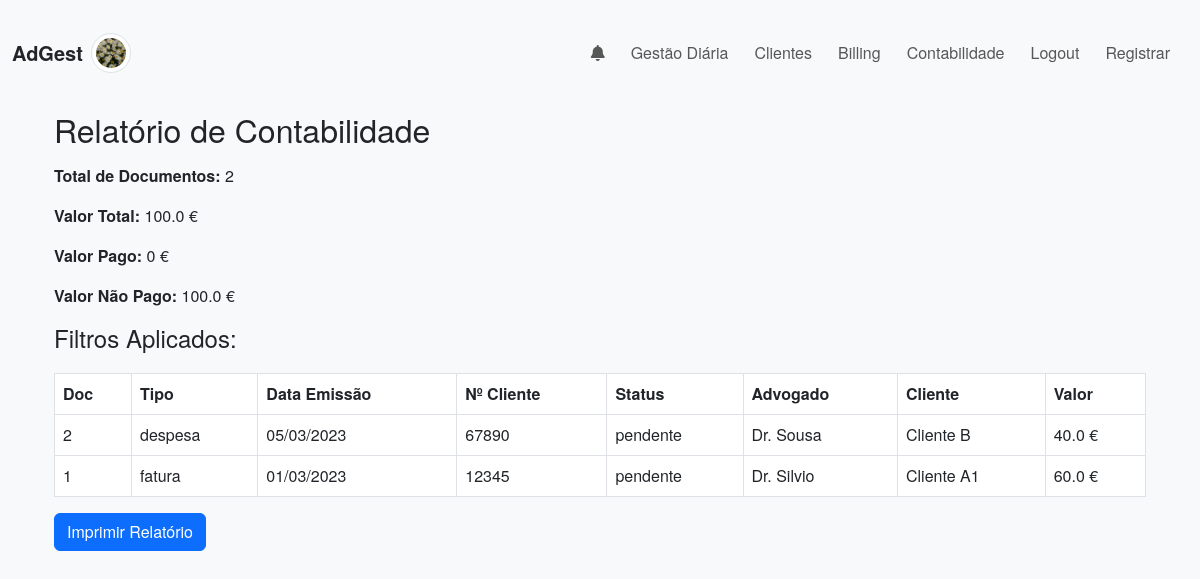
The page /accounting/relatorio_contabilidade (signed in) on the database its author committed.
### app/models.py (models this page shows, shortened)
class User(UserMixin, db.Model):
    __tablename__ = 'users'
    id = db.Column(db.Integer, primary_key=True)
    username = db.Column(db.String(100), unique=True, nullable=False)
    nickname = db.Column(db.String(10), nullable=False)
    email = db.Column(db.String(120), unique=True, nullable=False)
    profile_image = db.Column(db.String(120), default='default.jpg')
    password = db.Column(db.String(200), nullable=False)
    role = db.Column(db.String(50), default='advogado')
    __table_args__ = (db.UniqueConstraint('email', name='uq_users_email'),)

class DocumentoContabilistico(db.Model):
    __tablename__ = 'documentos_contabilisticos'
    id = db.Column(db.Integer, primary_key=True)
    user_id = db.Column(db.Integer, db.ForeignKey('users.id'), nullable=False)
    client_id = db.Column(db.Integer, db.ForeignKey('clients.id'), nullable=False)
    numero = db.Column(db.String(50), nullable=True)
    advogado = db.Column(db.String(100), nullable=True)
    created_at = db.Column(db.DateTime, default=datetime.utcnow)
    data_emissao = db.Column(db.Date, nullable=True)
    tipo = db.Column(db.String(50), nullable=False)  # 'fatura', 'despesa'
    details = db.Column(db.Text)  # Apenas para a descrição do documento
    valor = db.Column(db.Float, nullable=False)
    is_confirmed = db.Column(db.Boolean, default=False)  # Indica se o documento está pago
    status_cobranca = db.Column(db.String(50), default='pendente')
    numero_recibo = db.Column(db.String(50))
    data_vencimento = db.Column(db.Date, nullable=True)  # Campo para data de vencimento
    numero_cliente = db.Column(db.String(50), nullable=True)
    client = db.relationship('Client', backref='documentos_contabilisticos')

class Client(db.Model):
    __tablename__ = 'clients'
    id = db.Column(db.Integer, primary_key=True)
    user_id = db.Column(db.Integer, db.ForeignKey('users.id'), nullable=False)
    name = db.Column(db.String(100), nullable=False)  # unique=True removido
    number_interno = db.Column(db.String(50), nullable=True)
    nif = db.Column(db.String(50), nullable=True)
    address = db.Column(db.String(200), nullable=True)
    email = db.Column(db.String(100), nullable=True)
    telephone = db.Column(db.String(20), nullable=True)
    assuntos = db.relationship('Assunto', backref='client', lazy=True)
    __table_args__ = (
        db.UniqueConstraint('user_id', 'name', name='uq_user_clientname'),
    )
    shares = db.relationship('ClientShare', backref='client', lazy='dynamic')

### app/accounting/routes.py (the view, shortened to what this page needs)
@accounting.route('/relatorio_contabilidade')
@login_required
@role_required(['contabilidade', 'backoffice', 'admin'])
def relatorio_contabilidade():
    tipo = request.args.get('tipo', '')
    data_emissao = request.args.get('data_emissao', '')
    advogado = request.args.get('advogado', '')
    cliente_nome = request.args.get('cliente', '')
    status = request.args.get('status', '')
    dias_atraso = request.args.get('dias_atraso', '')
    numero_cliente = request.args.get('numero_cliente', '')
    ordenar_por = request.args.get('ordenar_por', 'created_at_desc')
    query = DocumentoContabilistico.query.filter_by(user_id=current_user.id)
    if numero_cliente:
        query = query.filter(DocumentoContabilistico.numero_cliente.ilike(f"%{numero_cliente}%"))
    if tipo:
        query = query.filter(DocumentoContabilistico.tipo == tipo)
    if data_emissao:
        try:
            d = datetime.strptime(data_emissao, '%Y-%m-%d').date()
            query = query.filter(DocumentoContabilistico.created_at >= d)
        except ValueError:
            pass
    if advogado:
        query = query.filter(DocumentoContabilistico.advogado.ilike(f"%{advogado}%"))
    if cliente_nome:
        query = query.join(Client).filter(Client.name.ilike(f"%{cliente_nome}%"))
    if ordenar_por == 'data_emissao_asc':
        query = query.order_by(DocumentoContabilistico.data_emissao.asc())
    elif ordenar_por == 'data_emissao_desc':
        query = query.order_by(DocumentoContabilistico.data_emissao.desc())
    elif ordenar_por == 'data_vencimento_asc':
        query = query.order_by(DocumentoContabilistico.data_vencimento.asc())
    elif ordenar_por == 'data_vencimento_desc':
        query = query.order_by(DocumentoContabilistico.data_vencimento.desc())
    elif ordenar_por == 'valor_asc':
        query = query.order_by(DocumentoContabilistico.valor.asc())
    elif ordenar_por == 'valor_desc':
        query = query.order_by(DocumentoContabilistico.valor.desc())
    else:
        query = query.order_by(DocumentoContabilistico.created_at.desc())
    documentos = query.all()
    total_valor   = sum(doc.valor for doc in documentos)
    total_paid    = sum(doc.valor for doc in documentos if doc.status_cobranca == 'paga')
    total_unpaid  = sum(doc.valor for doc in documentos if doc.status_cobranca != 'paga')
    filters = request.args
    return render_template('accounting/relatorio_contabilidade.html',
                           documentos=documentos,
                           total_valor=total_valor,
                           total_paid=total_paid,
                           total_unpaid=total_unpaid,
                           filters=filters)

### app/accounting/routes.py (called while the page is built)
@accounting.context_processor
def inject_notifications_accounting():
    if current_user.is_authenticated:
        notifs = Notification.query.filter_by(user_id=current_user.id)\
                                   .order_by(Notification.timestamp.desc()).all()
        unread = sum(1 for n in notifs if not n.is_read)
        return dict(notifications=notifs, unread_count=unread)
    return dict(notifications=[], unread_count=0)

### app/models.py (called while the page is built)
    @property
    def extra(self):
        try:
            return json.loads(self.extra_data) if self.extra_data else {}
        except Exception:
            return {}

### app/templates/accounting/relatorio_contabilidade.html (shortened to what this page needs)
{% extends "base.html" %}
{% block content %}
<div class="container my-4">
  <h2 class="mb-3">Relatório de Contabilidade</h2>
  <div class="mb-3">
    <p><strong>Total de Documentos:</strong> {{ documentos|length }}</p>
    <p><strong>Valor Total:</strong> {{ total_valor }} €</p>
    <p><strong>Valor Pago:</strong> {{ total_paid }} €</p>
    <p><strong>Valor Não Pago:</strong> {{ total_unpaid }} €</p>
  </div>
  <div class="mb-3">
    <h4>Filtros Aplicados:</h4>
  </div>
  <table class="table table-bordered">
    <thead>
      <tr>
        <th>Doc</th>
        <th>Tipo</th>
        <th>Data Emissão</th>
        <th>Nº Cliente</th>
        <th>Status</th>
        <th>Advogado</th>
        <th>Cliente</th>
        <th>Valor</th>
      </tr>
    </thead>
    <tbody>
      {% for doc in documentos %}
        <tr>
          <td>{{ doc.numero or doc.id }}</td>
          <td>{{ doc.tipo }}</td>
          <td>{% if doc.data_emissao %}{{ doc.data_emissao.strftime('%d/%m/%Y') }}{% else %}N/A{% endif %}</td>
          <td>{{ doc.numero_cliente if doc.numero_cliente else 'N/A' }}</td>
          <td>{{ doc.status_cobranca }}</td>
          <td>{{ doc.advogado or 'N/A' }}</td>
          <td>{{ doc.client.name }}</td>
          <td>{{ doc.valor }} €</td>
        </tr>
      {% endfor %}
    </tbody>
  </table>
  <button onclick="window.print()" class="btn btn-primary">Imprimir Relatório</button>
</div>
{% endblock %}

### app/templates/base.html (shortened to what this page needs)
<!doctype html>
<html lang="pt">
  <head>
    <link
      rel="stylesheet"
      href="https://cdnjs.cloudflare.com/ajax/libs/font-awesome/6.2.1/css/all.min.css"
    />
    <link
      href="https://cdn.jsdelivr.net/npm/bootstrap@5.3.0/dist/css/bootstrap.min.css"
      rel="stylesheet"
    >
    <link rel="stylesheet" href="{{ url_for('static', filename='css/style.css') }}">
  </head>
  <body>
    <nav class="navbar navbar-expand-lg navbar-light bg-light">
      <div class="container-fluid">
        <div class="navbar-brand d-flex align-items-center">
          <a href="{{ url_for('main.index') }}" class="text-decoration-none text-dark">
            AdGest
          </a>
          {% if current_user.is_authenticated and current_user.profile_image %}
            <a href="{{ url_for('main.profile') }}" class="ms-2">
              <img src="{{ url_for('static', filename='icons/' ~ current_user.profile_image) }}"
                   alt="Avatar" class="img-thumbnail"
                   style="width: 40px; height: 40px; object-fit: cover; border-radius: 50%;">
            </a>
          {% endif %}
        </div>
        <div class="collapse navbar-collapse" id="navbarNav">
          <ul class="navbar-nav ms-auto">
            <li class="nav-item dropdown">
              <a class="nav-link dropdown-toggle" href="#" id="navbarNotifications" role="button" data-bs-toggle="dropdown" aria-expanded="false">
                <i class="fa-solid fa-bell"></i>
              </a>
            </li>
            <li class="nav-item">
              <a class="nav-link" href="{{ url_for('main.dashboard') }}">Gestão Diária</a>
            </li>
            <li class="nav-item">
              <a class="nav-link" href="{{ url_for('main.clientes') }}">Clientes</a>
            </li>
            {% if current_user.is_authenticated and current_user.role not in ['contabilidade', 'backoffice'] %}
            <li class="nav-item">
              <a class="nav-link" href="{{ url_for('main.billing') }}">Billing</a>
            </li>
            {% endif %}
            {% if current_user.is_authenticated and current_user.role in ['contabilidade', 'admin'] %}
              <li class="nav-item">
                <a class="nav-link" href="{{ url_for('accounting.manage_invoices') }}">
                  Contabilidade
                </a>
              </li>
            {% endif %}
            {% if current_user.is_authenticated %}
              <li class="nav-item">
                <a class="nav-link" href="{{ url_for('main.logout') }}">Logout</a>
              </li>
              {% if current_user.role == 'admin' %}
                <li class="nav-item">
                  <a class="nav-link" href="{{ url_for('main.register') }}">Registrar</a>
                </li>
              {% endif %}
            {% else %}
              <li class="nav-item">
                <a class="nav-link" href="{{ url_for('main.login') }}">Login</a>
              </li>
            {% endif %}
          </ul>
        </div>
      </div>
    </nav>
    <div class="container mt-3">
      {% block content %}{% endblock %}
    </div>
  </body>
</html>

### app/static/css/style.css (style rules this page uses)
body { background-color: #f8f9fa; font-family: "Helvetica Neue", Helvetica, Arial, sans-serif; }
.navbar-brand { font-weight: bold; }
.navbar-nav .nav-link { margin-right: 10px; }
.container, .container-fluid { margin-top: 20px; }
table { margin-top: 20px; }
.dropdown-toggle::after { display: none; }

### rows shown on the page
User: profile_image (picture)
DocumentoContabilistico: numero "2", tipo "despesa", data_emissao "05/03/2023", numero_cliente "67890", status_cobranca "pendente", advogado "Dr. Sousa", client.name "Cliente B", valor "40.0"
DocumentoContabilistico: numero "1", tipo "fatura", data_emissao "01/03/2023", numero_cliente "12345", status_cobranca "pendente", advogado "Dr. Silvio", client.name "Cliente A1", valor "60.0"

### other values the page prints
{{ documentos|length }} "2"
{{ total_valor }} "100.0"
{{ total_paid }} "0"
{{ total_unpaid }} "100.0"
